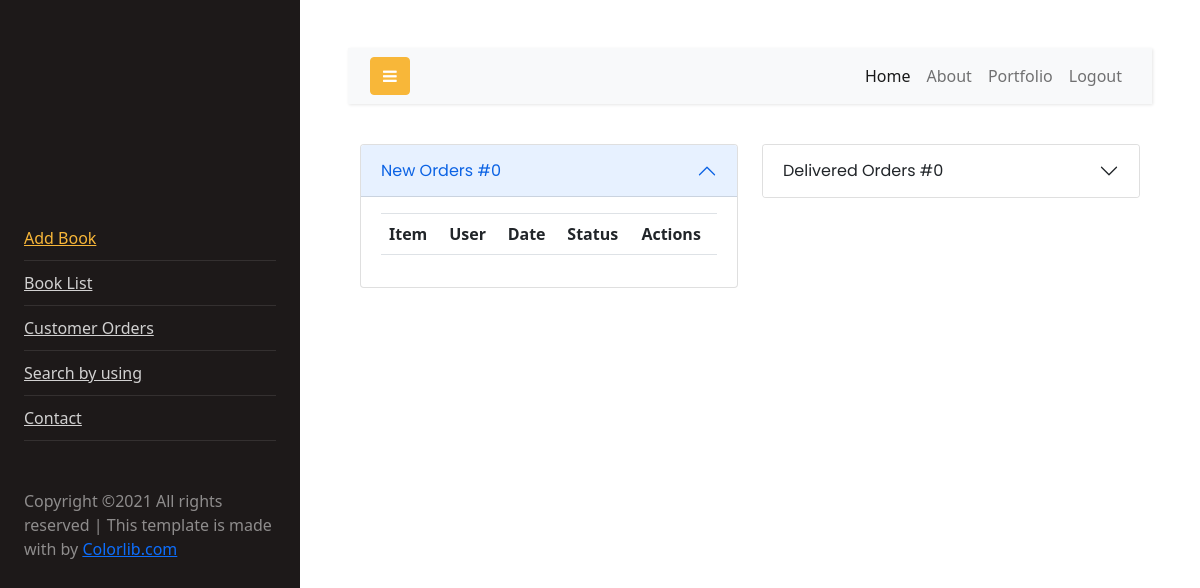
The page /bookstore/customerorderslist (signed in) on the database as committed earlier.
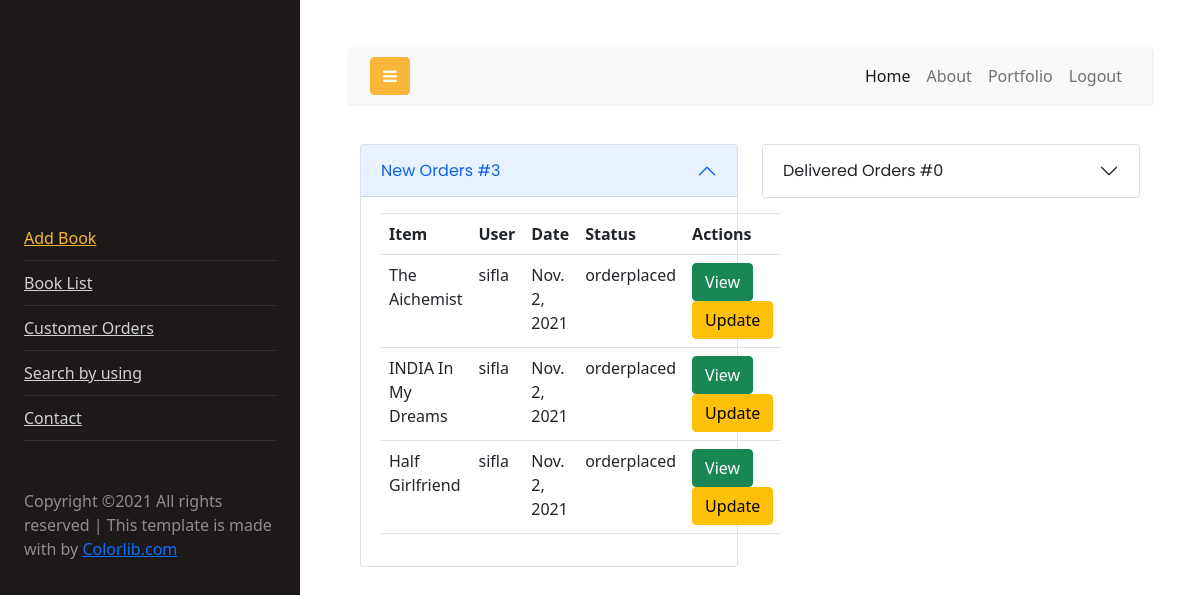
The same page on the database as committed later.
### book/models.py (models this page shows, shortened)
class Orders(models.Model):
    item=models.ForeignKey(Book,on_delete=models.CASCADE)
    user=models.CharField(max_length=100)
    address=models.CharField(max_length=100)
    date_order=models.DateField(auto_now_add=True)
    options = (
        ("orderplaced", "oredrplaced"),
        ("dispatch", "dispatch"),
        ("intransit", "intransit"),
        ("delivered", "delivered"),
        ("order_cancelled", "order_cancelled")
    )
    status = models.CharField(max_length=120, choices=options, default="orderplaced")
    expected_delivery_date = models.DateField(null=True, blank=True)

class Book(models.Model):
    book_name=models.CharField(unique=True,max_length=100)
    author=models.CharField(max_length=100)
    price=models.PositiveIntegerField(default=50)
    copies=models.PositiveIntegerField(default=50,null=True)
    image=models.ImageField(upload_to="images",null=True)

### book/views.py (the view)
# urls.py: path("customerorderslist", views.ViewOrders.as_view(), name="customerorders"),
@method_decorator(signin_required,name="dispatch")
class ViewOrders(ListView):
    model=Orders
    template_name = "customer_orders.html"
    context_object_name = "orders"
    def get_context_data(self, *, object_list=None, **kwargs):
        context=super().get_context_data(**kwargs)
        neworders=self.model.objects.filter(status="orderplaced")
        context["neworders"]=neworders
        context["new_order_count"] = neworders.count()
        d_orders = self.model.objects.filter(status="delivered")
        context["d_orders"] = d_orders
        context["delivered_order_count"] = d_orders.count()
        return context

### book/templates/customer_orders.html (shortened to what this page needs)
<!DOCTYPE html>
{%extends 'book/base.html'%}
{%block body_block%}
<html lang="en">
<head>
    <link href="https://cdn.jsdelivr.net/npm/bootstrap@5.1.2/dist/css/bootstrap.min.css" rel="stylesheet"
>
</head>
<body>
<div class="container">
    <div class="row">
        <div class="col-6">
            <div class="accordion-item">
                <h2 class="accordion-header" id="headingOne">
                    <button class="accordion-button" type="button" data-bs-toggle="collapse"
                            data-bs-target="#collapseOne"
                            aria-expanded="true" aria-controls="collapseOne">
                        New Orders #{{new_order_count}}
                    </button>
                </h2>
                <div id="collapseOne" class="accordion-collapse collapse show" aria-labelledby="headingOne"
                     data-bs-parent="#accordionExample">
                    <div class="accordion-body">
                        <table class="table">
                            <tr>
                                <th>Item</th>
                                <th>User</th>
                                <th>Date</th>
                                <th>Status</th>
                                <th>Actions</th>
                            </tr>
                            {%for order in neworders%}
                            <tr>
                                <td>{{order.item.book_name}}</td>
                                <td>{{order.user}}</td>
                                <td>{{order.date_order}}</td>
                                <td>{{order.status}}</td>
                                <td><a href="{%url 'customerorderview' order.id%}" class="btn btn-success">View</a>
                                    <a href="{%url 'orderchange' order.id%}" class="btn btn-warning">Update</a>
                                </td>
                            </tr>
                            {%endfor%}
                        </table>
                    </div>
                </div>
            </div>
        </div>
        <div class="col-6">
            <div class="accordion-item">
                <h2 class="accordion-header" id="headingTwo">
                    <button class="accordion-button collapsed" type="button" data-bs-toggle="collapse"
                            data-bs-target="#collapseTwo" aria-expanded="false" aria-controls="collapseTwo">
                        Delivered Orders #{{delivered_order_count}}
                    </button>
                </h2>
            </div>
        </div>
    </div>
</div>
</body>
</html>
{%endblock%}

Rows that differ between the two databases and show on the page:
added Orders: item.book_name "The Aichemist", user "sifla", date_order "Nov. 2, 2021", status "orderplaced"
added Orders: item.book_name "INDIA In My Dreams", user "sifla", date_order "Nov. 2, 2021", status "orderplaced"
added Orders: item.book_name "Half Girlfriend", user "sifla", date_order "Nov. 2, 2021", status "orderplaced"
Other text that changed with them:
{{ new_order_count }}: "0" → "3"
